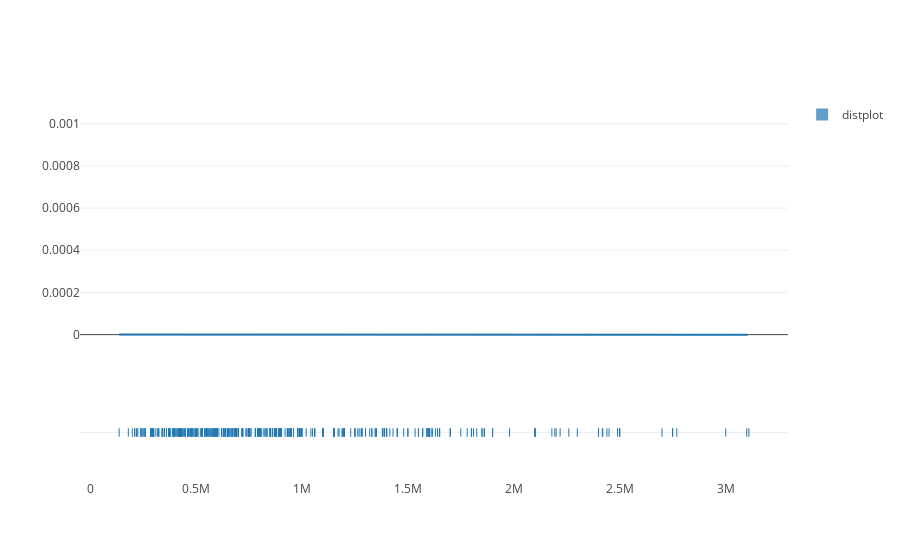

Notebook source saved alongside this figure:
### Code cell
#histogram

import plotly.figure_factory as ff

hist_data = [df.price]
group_labels = ['distplot']
 
fig = ff.create_distplot(hist_data, group_labels, bin_size=20)
iplot(fig, filename='Distribuição pelo Preço de Venda')

### Figure 1 — Plotly figure (JSON) as saved in the notebook; plotly's stock layout.template omitted (floating-point values rounded to 4 significant figures; data arrays with more than 128 entries replaced by an {"elided": "..."} marker saying what was removed)
{"data": [{"autobinx": false, "histnorm": "probability density", "legendgroup": "distplot", "marker": {"color": "rgb(31, 119, 180)"}, "name": "distplot", "opacity": 0.7, "type": "histogram", "uid": "740d7cac-a179-11e8-8ebf-4865ee195c3a", "x": {"elided": "428 int values"}, "xaxis": "x", "xbins": {"end": 3110000, "size": 20, "start": 136700}, "yaxis": "y"}, {"legendgroup": "distplot", "marker": {"color": "rgb(31, 119, 180)"}, "mode": "lines", "name": "distplot", "showlegend": false, "type": "scatter", "uid": "740d7e1e-a179-11e8-9a33-4865ee195c3a", "x": {"elided": "500 float values"}, "xaxis": "x", "y": {"elided": "500 float values"}, "yaxis": "y"}, {"legendgroup": "distplot", "marker": {"color": "rgb(31, 119, 180)", "symbol": "line-ns-open"}, "mode": "markers", "name": "distplot", "showlegend": false, "type": "scatter", "uid": "740d7ee6-a179-11e8-992e-4865ee195c3a", "x": {"elided": "428 int values"}, "xaxis": "x", "y": {"elided": "428 str values"}, "yaxis": "y2"}], "layout": {"barmode": "overlay", "hovermode": "closest", "legend": {"traceorder": "reversed"}, "xaxis": {"anchor": "y2", "domain": [0, 1], "zeroline": false}, "yaxis": {"anchor": "free", "domain": [0.35, 1], "position": 0}, "yaxis2": {"anchor": "x", "domain": [0, 0.25], "dtick": 1, "showticklabels": false}}}
